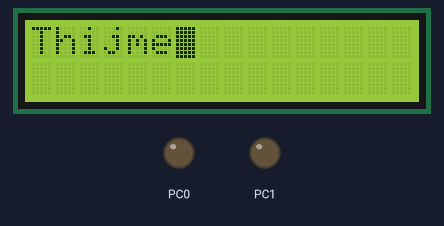
This program was run on a simulated ATmega128, built with avr-gcc and emulated at 8 MHz. Shown: 16×2 character LCD, output pins drawn as LEDs (lit = HIGH). Wiring (inferred from the names in the program): character LCD (HD44780): RS PC2; E PC3; data PC4, PC5, PC6, PC7. Pins used as bus, display or sensor lines are not drawn. At 1.1 s the program stops and its outputs stay as they are.

Above: at 0.1 s.
At 1.1 s:
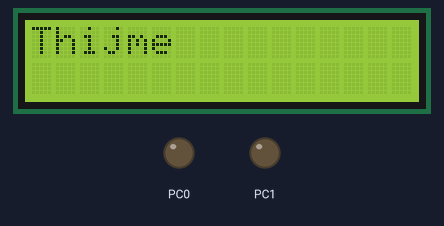

The program:

main.c
```c
#include <avr/io.h>
#define F_CPU 8000000UL
#include <util/delay.h>
#include <string.h>
#include "main.h"

#define LCD_E 3
#define LCD_RS 2

void lcd_strobe_lcd_e(void);
void init_4bits_mode(void);
void set_cursor(int position);

void wait(int ms) {
	for (int i = 0; i < ms; i++) {
		_delay_ms(1);
	}
}

void lcd_command(unsigned char data) {
	PORTC = data & 0xF0; // hoge nibble
	lcd_strobe_lcd_e();        // wait 1 ms

	PORTC = 0x04;          // stop (EN = 0)
	PORTC = (data & 0x0F) << 4; // lage nibble

	lcd_strobe_lcd_e(); // wait 1 ms
	PORTC = 0x00; // stop (EN=0 RS=0)
}

void lcd_writeChar(unsigned char data) {
	PORTC = data & 0xF0; // hoge nibble
	PORTC |= (1<<LCD_RS);
	lcd_strobe_lcd_e();

	PORTC = (data & 0x0F) << 4; // lage nibble
	PORTC |= (1<<LCD_RS);
	lcd_strobe_lcd_e();

}

void lcd_strobe_lcd_e(void) {
	PORTC |= (1<<LCD_E);    // E high
	_delay_ms(1);            // nodig
	PORTC &= ~(1<<LCD_E);      // E low
	_delay_ms(1);            // nodig?
}

void init_4bits_mode(void) {
	// PORTC output mode and all low (also E and RS pin)
	DDRC = 0xFF;
	PORTC = 0x00;

	// Step 2 (table 12)
	PORTC = 0x20;    // function set
	lcd_strobe_lcd_e();

	// Step 3 (table 12)
	PORTC = 0x20;   // function set
	lcd_strobe_lcd_e();
	PORTC = 0x80;
	lcd_strobe_lcd_e();

	// Step 4 (table 12)
	PORTC = 0x00;   // Display on/off control
	lcd_strobe_lcd_e();
	PORTC = 0xF0;
	lcd_strobe_lcd_e();

	// Step 4 (table 12)
	PORTC = 0x00;   // Entry mode set
	lcd_strobe_lcd_e();
	PORTC = 0x60;
	lcd_strobe_lcd_e();

	lcd_command(0x01); // clear the display
}

void display_text(char *str) {
	for (;*str; str++) {
		lcd_writeChar(*str);
	}
}

void set_cursor(int position){
	unsigned char p = 0x80 + position;
	lcd_command(p);
}

int main(void) {
	init_4bits_mode();
	display_text("Thijme");

	wait(1000);
	set_cursor(40);
	display_text("Ruben");
	while (1) {

	}
}
```

main.h
```c
/*
 * main.h
 *
 * Created: 6-2-2024 13:07:26
 *  Author: thijm
 */

void init();
void display_text(char *str);
void set_cursor(int position);
```
